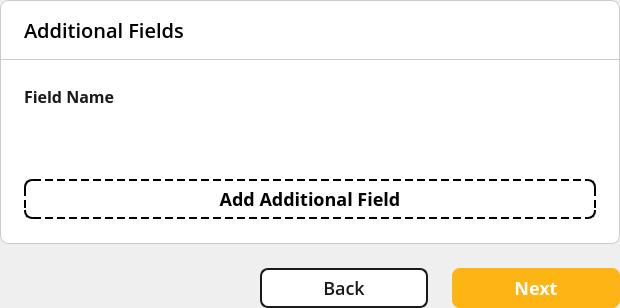
<?xml version="1.0" encoding="UTF-8"?>
<ui version="4.0">
 <class>AdditionalFieldsPanel</class>
 <widget class="QWidget" name="AdditionalFieldsPanel">
  <property name="geometry">
   <rect>
    <x>0</x>
    <y>0</y>
    <width>620</width>
    <height>308</height>
   </rect>
  </property>
  <property name="sizePolicy">
   <sizepolicy hsizetype="Fixed" vsizetype="Maximum">
    <horstretch>0</horstretch>
    <verstretch>0</verstretch>
   </sizepolicy>
  </property>
  <property name="minimumSize">
   <size>
    <width>620</width>
    <height>308</height>
   </size>
  </property>
  <property name="windowTitle">
   <string>Form</string>
  </property>
  <property name="styleSheet">
   <string notr="true">#header {
	background: white;
	border: 1px solid #ccc;
	border-top-left-radius: 8px;
    border-top-right-radius: 8px;
}

#body {
    background-color: white;
    border: 1px solid #ccc;
    border-top: none;
	border-top-left-radius: 0px;
    border-top-right-radius: 0px;
    border-bottom-left-radius: 8px;
    border-bottom-right-radius: 8px;
}

#headerLabel {
	font-family: Open Sans;
	font-weight: 500;
	font-size: 20px;
	line-height: 0px;
	letter-spacing: 0%;
	color: black;
}

#nextButton {
	background: #FDB515;
	border: none;
	border-radius: 8px;
	font-family: Open-Sans;
	font-weight: 500;
	font-size: 18px;
	color: white;
}

#nextButton:hover {
    background-color: #E6A512;
}

#nextButton:pressed {
    background-color: #CC8F0F;
    padding-top: 2px;
	padding-left: 2px;
}

#backButton {
	background: white;
	border: 2px solid #1A1A1A;
	border-radius: 8px;
	font-family: Open Sans;
	font-weight: 500;
	font-size: 18px;
	color: #1A1A1A;
}

#backButton:hover {
    background-color: #D6ECFF;
}

#backButton:pressed {
    background-color: #B7DCFF;
    padding-top: 2px;
	padding-left: 2px;
}

QLabel {
	color: #1A1A1A;
	font-family: Open Sans;
	font-weight: 600;
	font-size: 16px;
	line-height: 24px;
	letter-spacing: 0%;
}

#addButton {
	background: white;
	border: 2px dashed black;
	border-radius: 8px;
	font-family: Open-Sans;
	font-weight: 500;
	font-size: 18px;
	color: black;
}

#addButton:hover {
	background-color: #D6ECFF;
}

#addButton:pressed {
    background-color: #B7DCFF;
    padding-top: 2px;
	padding-left: 2px;
}
</string>
  </property>
  <layout class="QVBoxLayout" name="mainLayout">
   <property name="spacing">
    <number>24</number>
   </property>
   <property name="leftMargin">
    <number>0</number>
   </property>
   <property name="topMargin">
    <number>0</number>
   </property>
   <property name="rightMargin">
    <number>0</number>
   </property>
   <property name="bottomMargin">
    <number>0</number>
   </property>
   <item>
    <widget class="QWidget" name="panelContainer" native="true">
     <property name="sizePolicy">
      <sizepolicy hsizetype="Fixed" vsizetype="Maximum">
       <horstretch>0</horstretch>
       <verstretch>0</verstretch>
      </sizepolicy>
     </property>
     <property name="minimumSize">
      <size>
       <width>620</width>
       <height>244</height>
      </size>
     </property>
     <property name="maximumSize">
      <size>
       <width>620</width>
       <height>16777215</height>
      </size>
     </property>
     <layout class="QVBoxLayout" name="verticalLayout_2">
      <property name="spacing">
       <number>0</number>
      </property>
      <property name="leftMargin">
       <number>0</number>
      </property>
      <property name="topMargin">
       <number>0</number>
      </property>
      <property name="rightMargin">
       <number>0</number>
      </property>
      <property name="bottomMargin">
       <number>0</number>
      </property>
      <item>
       <widget class="QWidget" name="header" native="true">
        <property name="minimumSize">
         <size>
          <width>0</width>
          <height>60</height>
         </size>
        </property>
        <property name="maximumSize">
         <size>
          <width>16777215</width>
          <height>60</height>
         </size>
        </property>
        <layout class="QHBoxLayout" name="horizontalLayout_2">
         <property name="spacing">
          <number>10</number>
         </property>
         <property name="leftMargin">
          <number>24</number>
         </property>
         <property name="topMargin">
          <number>16</number>
         </property>
         <property name="rightMargin">
          <number>24</number>
         </property>
         <property name="bottomMargin">
          <number>16</number>
         </property>
         <item>
          <widget class="QLabel" name="headerLabel">
           <property name="text">
            <string>Additional Fields</string>
           </property>
          </widget>
         </item>
         <item>
          <spacer name="headerHSpacer">
           <property name="orientation">
            <enum>Qt::Orientation::Horizontal</enum>
           </property>
           <property name="sizeHint" stdset="0">
            <size>
             <width>413</width>
             <height>20</height>
            </size>
           </property>
          </spacer>
         </item>
        </layout>
       </widget>
      </item>
      <item>
       <widget class="QWidget" name="body" native="true">
        <layout class="QVBoxLayout" name="verticalLayout_3">
         <property name="spacing">
          <number>4</number>
         </property>
         <property name="leftMargin">
          <number>24</number>
         </property>
         <property name="topMargin">
          <number>24</number>
         </property>
         <property name="rightMargin">
          <number>24</number>
         </property>
         <property name="bottomMargin">
          <number>24</number>
         </property>
         <item>
          <widget class="QLabel" name="label">
           <property name="sizePolicy">
            <sizepolicy hsizetype="Preferred" vsizetype="Fixed">
             <horstretch>0</horstretch>
             <verstretch>0</verstretch>
            </sizepolicy>
           </property>
           <property name="text">
            <string>Field Name</string>
           </property>
          </widget>
         </item>
         <item>
          <widget class="QWidget" name="itemContainer" native="true">
           <property name="sizePolicy">
            <sizepolicy hsizetype="Preferred" vsizetype="Maximum">
             <horstretch>0</horstretch>
             <verstretch>0</verstretch>
            </sizepolicy>
           </property>
           <property name="minimumSize">
            <size>
             <width>0</width>
             <height>40</height>
            </size>
           </property>
           <property name="maximumSize">
            <size>
             <width>16777215</width>
             <height>40</height>
            </size>
           </property>
          </widget>
         </item>
         <item>
          <widget class="QWidget" name="verticalSpacer" native="true">
           <property name="sizePolicy">
            <sizepolicy hsizetype="Preferred" vsizetype="Fixed">
             <horstretch>0</horstretch>
             <verstretch>0</verstretch>
            </sizepolicy>
           </property>
           <property name="minimumSize">
            <size>
             <width>0</width>
             <height>16</height>
            </size>
           </property>
           <property name="maximumSize">
            <size>
             <width>16777215</width>
             <height>16</height>
            </size>
           </property>
          </widget>
         </item>
         <item>
          <widget class="QPushButton" name="addButton">
           <property name="minimumSize">
            <size>
             <width>0</width>
             <height>40</height>
            </size>
           </property>
           <property name="maximumSize">
            <size>
             <width>16777215</width>
             <height>40</height>
            </size>
           </property>
           <property name="text">
            <string>Add Additional Field</string>
           </property>
           <property name="icon">
            <iconset resource="../../../../Resources/Resources.qrc">
             <normaloff>:/images/Automations/dataset_add.svg</normaloff>:/images/Automations/dataset_add.svg</iconset>
           </property>
          </widget>
         </item>
        </layout>
       </widget>
      </item>
     </layout>
    </widget>
   </item>
   <item>
    <widget class="QWidget" name="buttonsContainer" native="true">
     <property name="sizePolicy">
      <sizepolicy hsizetype="Fixed" vsizetype="Fixed">
       <horstretch>0</horstretch>
       <verstretch>0</verstretch>
      </sizepolicy>
     </property>
     <property name="minimumSize">
      <size>
       <width>620</width>
       <height>40</height>
      </size>
     </property>
     <property name="maximumSize">
      <size>
       <width>620</width>
       <height>40</height>
      </size>
     </property>
     <layout class="QHBoxLayout" name="horizontalLayout">
      <property name="spacing">
       <number>24</number>
      </property>
      <property name="leftMargin">
       <number>0</number>
      </property>
      <property name="topMargin">
       <number>0</number>
      </property>
      <property name="rightMargin">
       <number>0</number>
      </property>
      <property name="bottomMargin">
       <number>0</number>
      </property>
      <item>
       <spacer name="horizontalSpacer">
        <property name="orientation">
         <enum>Qt::Orientation::Horizontal</enum>
        </property>
        <property name="sizeHint" stdset="0">
         <size>
          <width>233</width>
          <height>20</height>
         </size>
        </property>
       </spacer>
      </item>
      <item>
       <widget class="QPushButton" name="backButton">
        <property name="minimumSize">
         <size>
          <width>168</width>
          <height>40</height>
         </size>
        </property>
        <property name="maximumSize">
         <size>
          <width>168</width>
          <height>40</height>
         </size>
        </property>
        <property name="text">
         <string>Back</string>
        </property>
       </widget>
      </item>
      <item>
       <widget class="QPushButton" name="nextButton">
        <property name="minimumSize">
         <size>
          <width>168</width>
          <height>40</height>
         </size>
        </property>
        <property name="maximumSize">
         <size>
          <width>168</width>
          <height>40</height>
         </size>
        </property>
        <property name="text">
         <string>Next</string>
        </property>
       </widget>
      </item>
     </layout>
    </widget>
   </item>
  </layout>
 </widget>
 <resources>
  <include location="../../../../Resources/Resources.qrc"/>
 </resources>
 <connections/>
</ui>
